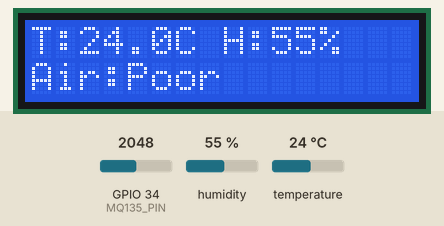
This program was run on a simulated ESP32. Shown: 16×2 character LCD. The inputs (shaded band) are chosen by the test bench; at power-on: GPIO 34 (MQ135_PIN) = 2048, humidity 55 %, temperature 24 °C. WiFi joins after 1.5 s; servers stay silent unless stated; what the program prints to the serial monitor is not drawn.

Above: at 3.0 s.
3.1 s: GPIO 34 (MQ135_PIN) set to 1929
At 4.0 s:
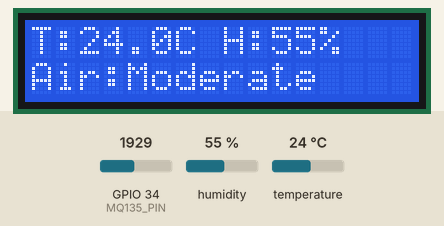
4.8 s: GPIO 34 (MQ135_PIN) set to 1069
6.3 s: GPIO 34 (MQ135_PIN) set to 945
At 7.0 s:
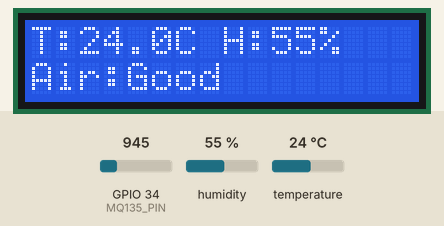
7.9 s: humidity set to 22 %
At 9.7 s:
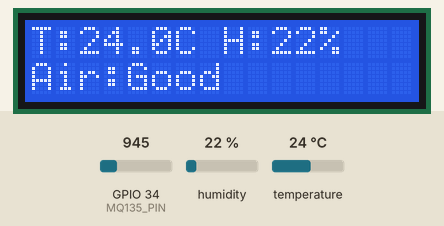
10.0 s: temperature set to 12 °C
At 11.3 s:
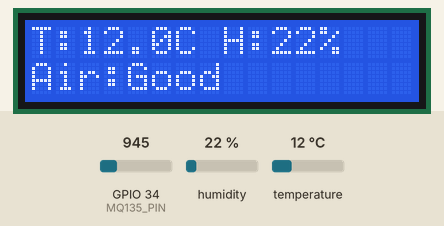
12.1 s: humidity set to 40 %
At 13.0 s:
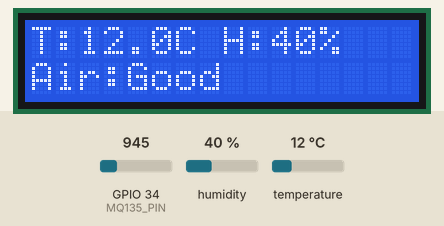
Timing chart, 0 to 15.1 s (numbered marks = the images above; inputs shaded):
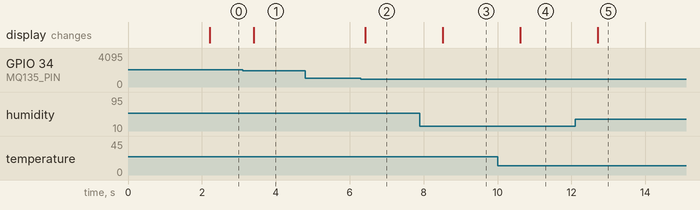

Measured:
- the behaviour switches between 2000 and 1999 on GPIO 34 (MQ135_PIN) (found by bisection; images 0 and 1)
- the behaviour switches between 1000 and 999 on GPIO 34 (MQ135_PIN) (found by bisection; images 1 and 2)
- after the input at 3.1 s, the display: changes after 0.30 s (image 1)
- after the input at 4.8 s, every drawn part: stays the same
- after the input at 6.3 s, the display: changes after 0.12 s (image 2)
- after the input at 7.9 s, the display: changes after 0.62 s (image 3)
- after the input at 10.0 s, the display: changes after 0.62 s (image 4)
- after the input at 12.1 s, the display: changes after 0.62 s (image 5)

The program:

main.cpp
```cpp
#define BLYNK_TEMPLATE_ID "TMPL3WQpJqayw"
#define BLYNK_TEMPLATE_NAME "smart air monitor"
#define BLYNK_AUTH_TOKEN "q2ng04jbM-917e5f71-9fuzq8j-Xxdz5"

#include <WiFi.h>
#include <BlynkSimpleEsp32.h>
#include "DHT.h"
#include <Wire.h>
#include <LiquidCrystal_I2C.h>

// --- Pin Definitions ---
#define DHTPIN 4
#define DHTTYPE DHT11
#define MQ135_PIN 34  // Analog input pin

// --- WiFi Credentials ---
char auth[] = BLYNK_AUTH_TOKEN;
char ssid[] = "HOME Wi-Fi";
char pass[] = "MSPP1234";

// --- Create Objects ---
DHT dht(DHTPIN, DHTTYPE);
BlynkTimer timer;
LiquidCrystal_I2C lcd(0x27, 16, 2);  // I2C address 0x27, 16 columns, 2 rows

// --- Function to Read Sensors and Send to Blynk + LCD ---
void sendSensorData() {
  float humidity = dht.readHumidity();
  float temperature = dht.readTemperature();  // °C
  int airValue = analogRead(MQ135_PIN);

  if (isnan(humidity) || isnan(temperature)) {
    Serial.println("❌ Failed to read from DHT sensor!");
    return;
  }

  // Simple air quality interpretation
  String airStatus;
  if (airValue < 1000) airStatus = "Good";
  else if (airValue < 2000) airStatus = "Moderate";
  else airStatus = "Poor";

  // --- Debug Output ---
  Serial.print("Temp: ");
  Serial.print(temperature);
  Serial.print("°C  Humidity: ");
  Serial.print(humidity);
  Serial.print("%  Air: ");
  Serial.print(airValue);
  Serial.print(" -> ");
  Serial.println(airStatus);

  // --- Send Data to Blynk ---
  Blynk.virtualWrite(V0, temperature);
  Blynk.virtualWrite(V1, humidity);
  Blynk.virtualWrite(V2, airValue);
  Blynk.virtualWrite(V3, airStatus);

  // --- Display on LCD ---
  lcd.clear();
  lcd.setCursor(0, 0);
  lcd.print("T:");
  lcd.print(temperature, 1);
  lcd.print("C H:");
  lcd.print(humidity, 0);
  lcd.print("%");

  lcd.setCursor(0, 1);
  lcd.print("Air:");
  lcd.print(airStatus);
}

void setup() {
  Serial.begin(115200);
  Serial.println("🌬 Smart Air Monitor Starting...");
Wire.begin(21, 22);
  lcd.init();
  lcd.backlight();
  dht.begin();
  Blynk.begin(auth, ssid, pass);

  timer.setInterval(300L, sendSensorData);  // Update every 2 seconds
}

void loop() {
  Blynk.run();
  timer.run();
}
```
